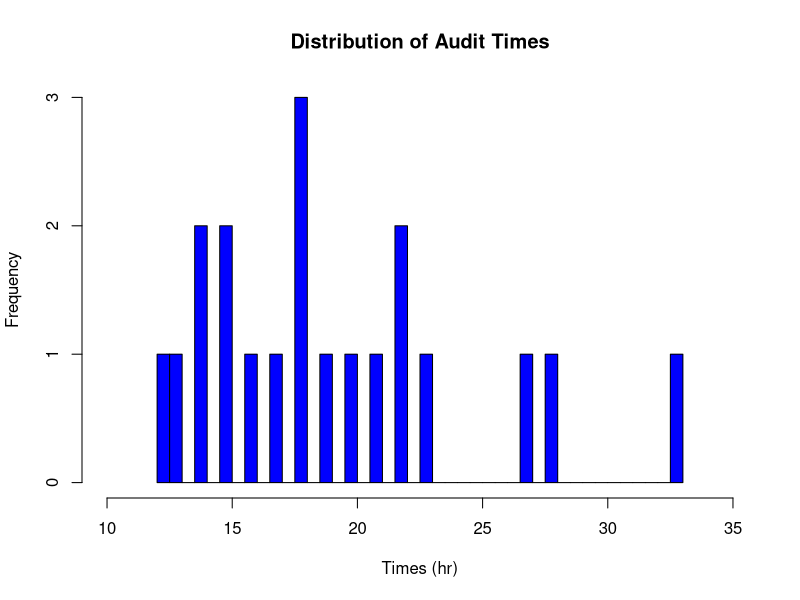
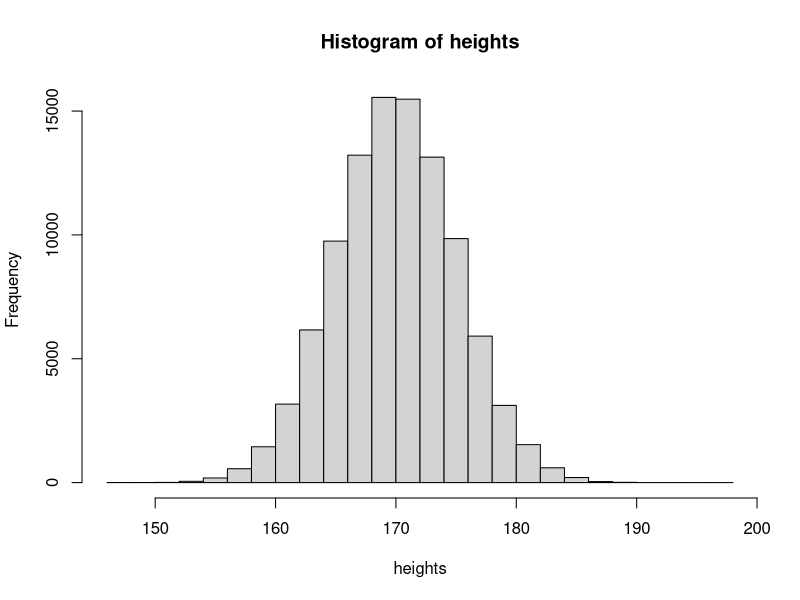
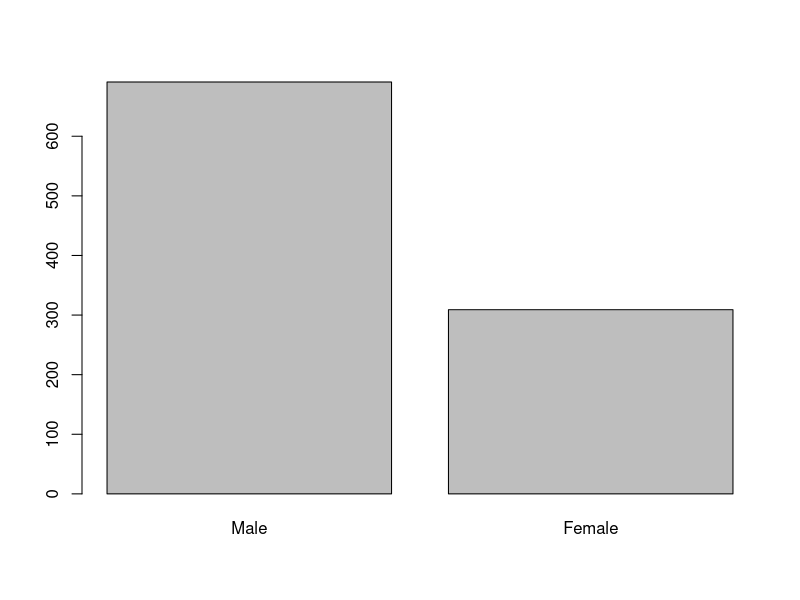
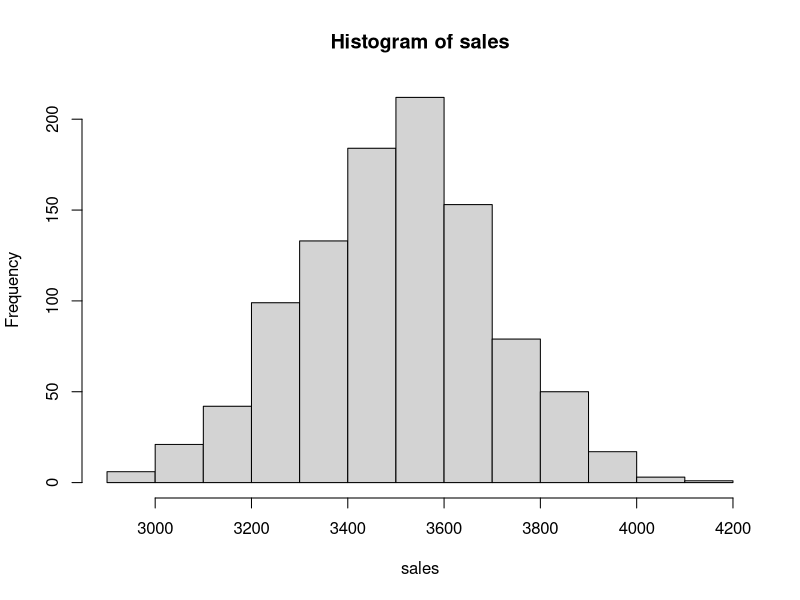
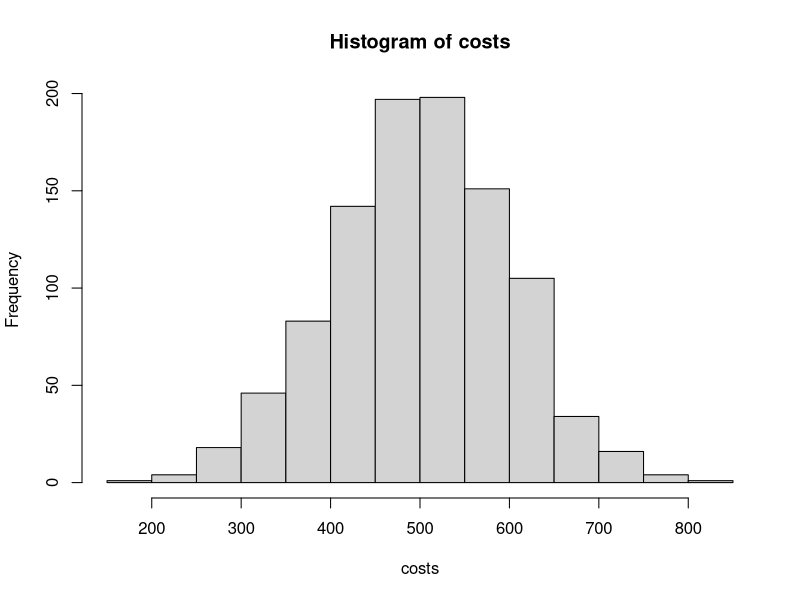
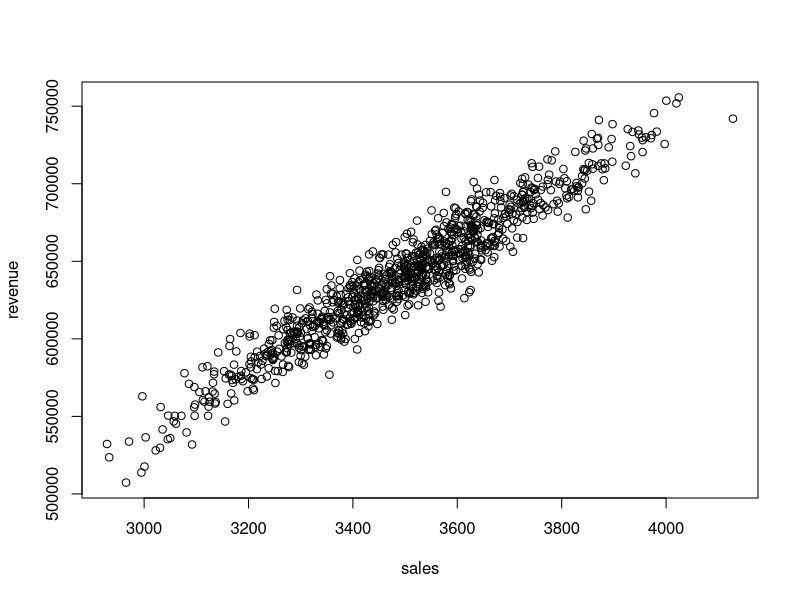
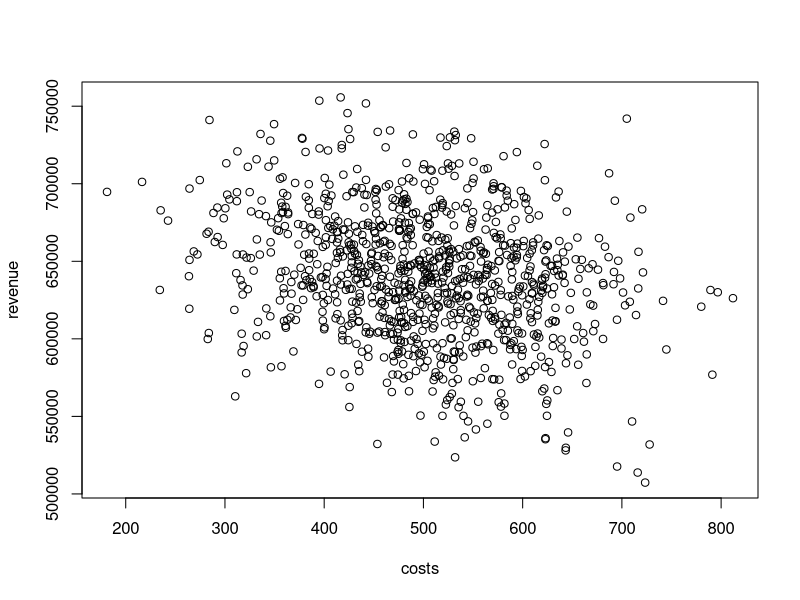
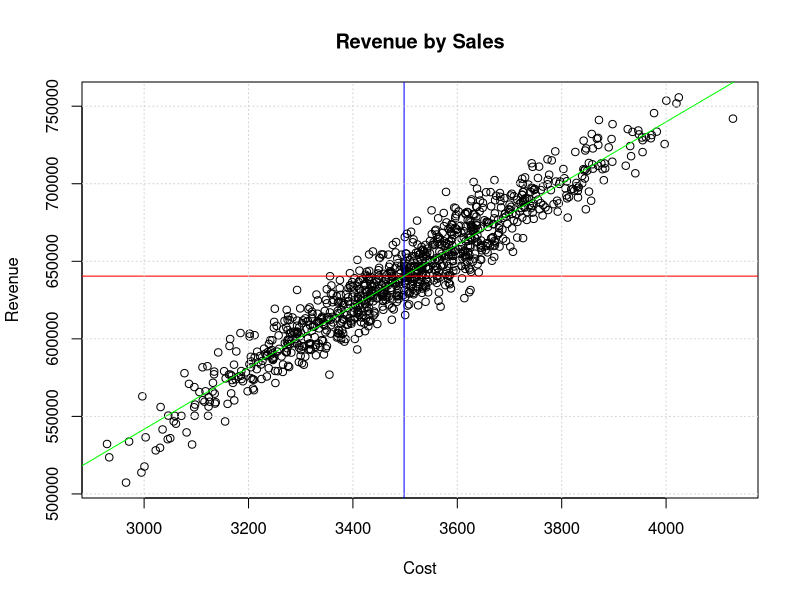

The R script that drew these images, in order:
#review histograms

audit_df = read.csv("week4/data/audit_r.csv")
audit_df$Audit.Time

hist(audit_df$Audit.Time,main="Distribution of Audit Times",
     xlab = "Times (hr)",
     col = "blue",
     xlim = c(10,35),
     breaks=50)

heights = rnorm(100000,mean=170,sd=5)
hist(heights,breaks=20)

#review bar charts

genders = sample(c("Male","Female"),
                 1000,replace = TRUE,
                 prob=c(0.7,0.3))
table(genders)/sum(table(genders))

barplot(sort(table(genders),decreasing = TRUE))

#review of scatter plots


sales = rnorm(1000,3500,200)
costs = rnorm(1000,500,100)

hist(sales)
hist(costs)

revenue = 200*sales - 120*costs - 100 + rnorm(1000,mean=1000,sd=100)
revenue
plot(sales,revenue)
plot(costs,revenue)
cor(sales,revenue)
cor(costs,revenue)

#plot function with more attributes

plot(x=sales,y=revenue,
     main="Revenue by Sales",
     xlab = "Cost",ylab = "Revenue",
     ) # xlim = c(2000,6000)

#abline(a = mean(revenue),b=0,col="blue")
abline(h=mean(revenue),col="red")
abline(v=mean(sales),col="blue")

abline(lm(revenue~sales),col="green")
grid()
#grid(nx=5,ny=5,col="black",lty=5)




